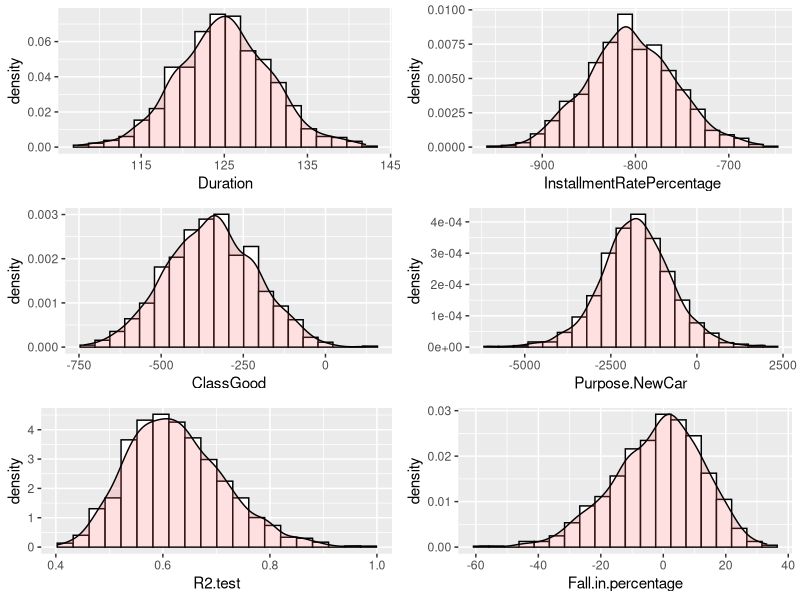

This figure's R source:
## ---- chunk 1
library(ggplot2)
library(gridExtra)
library(lattice)
library(caret)

data(GermanCredit)
dat<-GermanCredit
## ---- chunk 2
m.full<-lm(Amount~., data=dat)
m.full<-step(m.full,trace = 0)
# summary(m.full)
## ---- chunk 3
n_size<-nrow(dat)
df <- data.frame()
for (i in 1:1000){
        train_size <- 0.632* n_size
        training.set.rows <- sample(x = n_size, size = train_size, replace = FALSE)
        training.set <- dat[training.set.rows, ]
        test.set <- dat[-training.set.rows, ]
        m1<-lm(Amount ~ Duration + InstallmentRatePercentage + 
           Telephone + Class + CheckingAccountStatus.lt.0 + CheckingAccountStatus.gt.200 + 
           CreditHistory.NoCredit.AllPaid + Purpose.NewCar + Purpose.UsedCar + 
           Purpose.Furniture.Equipment + Purpose.Radio.Television + 
           Purpose.DomesticAppliance + Purpose.Repairs + Purpose.Education + 
           Purpose.Retraining + Purpose.Business + SavingsAccountBonds.lt.100 + 
           SavingsAccountBonds.100.to.500 + SavingsAccountBonds.500.to.1000 + 
           EmploymentDuration.gt.7 + Personal.Male.Single + OtherDebtorsGuarantors.CoApplicant + 
           Property.RealEstate + Property.Insurance + Property.CarOther + 
           Job.UnemployedUnskilled + Job.UnskilledResident + Job.SkilledEmployee, data=training.set)
        predicted.test<-predict(m1,newdata = test.set)
        R2.test<-sum((predicted.test-mean(test.set$Amount))^2)/sum((test.set$Amount-mean(test.set$Amount))^2)
        R2.train<-summary(m1)$r.squared
        df<-rbind(df,cbind(t(as.matrix(m1$coefficients[1:29])),R2.train,R2.test,Fall.in.percentage=(R2.train-R2.test)/R2.train*100))        
}
# head(df)
## ---- chunk 4
# Duration
plot1<-ggplot(df,aes(x=Duration))+geom_histogram(aes(y=..density..),bins=20,colour="black", fill="white") + 
    geom_density(alpha=.2, fill="#FF6666") 

# InstallmentRatePercentage
plot2<-ggplot(df,aes(x=InstallmentRatePercentage))+geom_histogram(aes(y=..density..),bins=20,colour="black", fill="white") +
    geom_density(alpha=.2, fill="#FF6666") 

# ClassGood
plot3<-ggplot(df,aes(x=ClassGood))+geom_histogram(aes(y=..density..),bins=20,colour="black", fill="white") +
    geom_density(alpha=.2, fill="#FF6666") 

# Purpose.NewCar
plot4<-ggplot(df,aes(x=Purpose.NewCar))+geom_histogram(aes(y=..density..),bins=20,colour="black", fill="white") +
    geom_density(alpha=.2, fill="#FF6666") 

# R2.test
plot5<-ggplot(df,aes(x=R2.test))+geom_histogram(aes(y=..density..),bins=20,colour="black", fill="white") +
    geom_density(alpha=.2, fill="#FF6666") 

# Fall in percentage
plot6<-ggplot(df,aes(x=Fall.in.percentage))+geom_histogram(aes(y=..density..),bins=20,colour="black", fill="white") +
    geom_density(alpha=.2, fill="#FF6666") 

grid.arrange(plot1,plot2,plot3,plot4,plot5,plot6, ncol=2)
## ---- chunk 5
df2<-data.frame()
for (i in 1:29) {
        df2[i,1]<-round(mean(df[,i]),2)
        df2[i,2]<-round(sd(df[,i]),2)
} 
rownames(df2) <- colnames(df)[1:29]
colnames(df2) <- c("Ave.1000Coeff","SD.1000Coeff")
head(df2,3)
## ---- chunk 6
df2[,3]<-round(m.full$coefficients,2)
colnames(df2)[3]<-"Coeff.full"
df2[,4]<-round((df2[,1]-df2[,3])/df2[,3]*100,2)
colnames(df2)[4]<-"Difference%"
head(df2,3)
df2[,4]
## ---- chunk 7
#calculate Quantile CI
df.CI<-round(t(apply(df[,1:29], 2, quantile, probs = c(0.025,0.975))),2)
colnames(df.CI)[1:2]<-c("empir.CI2.5%","empir.CI97.5%")
#calculate CI using mean+-1.96SD
df.CI<-cbind(df.CI,round(df2[,1]-1.96*df2[,2],2))
df.CI<-cbind(df.CI,round(df2[,1]+1.96*df2[,2],2))
colnames(df.CI)[3:4]<-c("form.CI2.5%","form.CI97.5%")
head(df.CI)
## ---- chunk 8
# scale down
scaled.025<-round(df2[,1]-((df2[,1])-df.CI[,3])*(0.632^0.5),2)
scaled.975<-round(df2[,1]+(df.CI[,4]-(df2[,1]))*(0.632^0.5),2)
df.CI<-cbind(df.CI,scaled.025,scaled.975)
colnames(df.CI)[5:6]<-c("Scaled2.5%","Scaled97.5%")
## ---- chunk 9
df.CI<-cbind(df.CI,round(confint(m.full,level=0.95),2))
colnames(df.CI)[7:8]<-c("Full2.5%","Full97.5%")
df.CI<-cbind(df.CI,width.sample=df.CI[,6]-df.CI[,5],width.full=df.CI[,8]-df.CI[,7] )
df.CI[,9:10]
## ---- chunk 10
count<-0
for (i in 1:29) { if (df.CI[i,9]<df.CI[i,10]){count<-count+1}}
print(paste("count:",count))
print(paste("percent:",round(count/29,3)))
